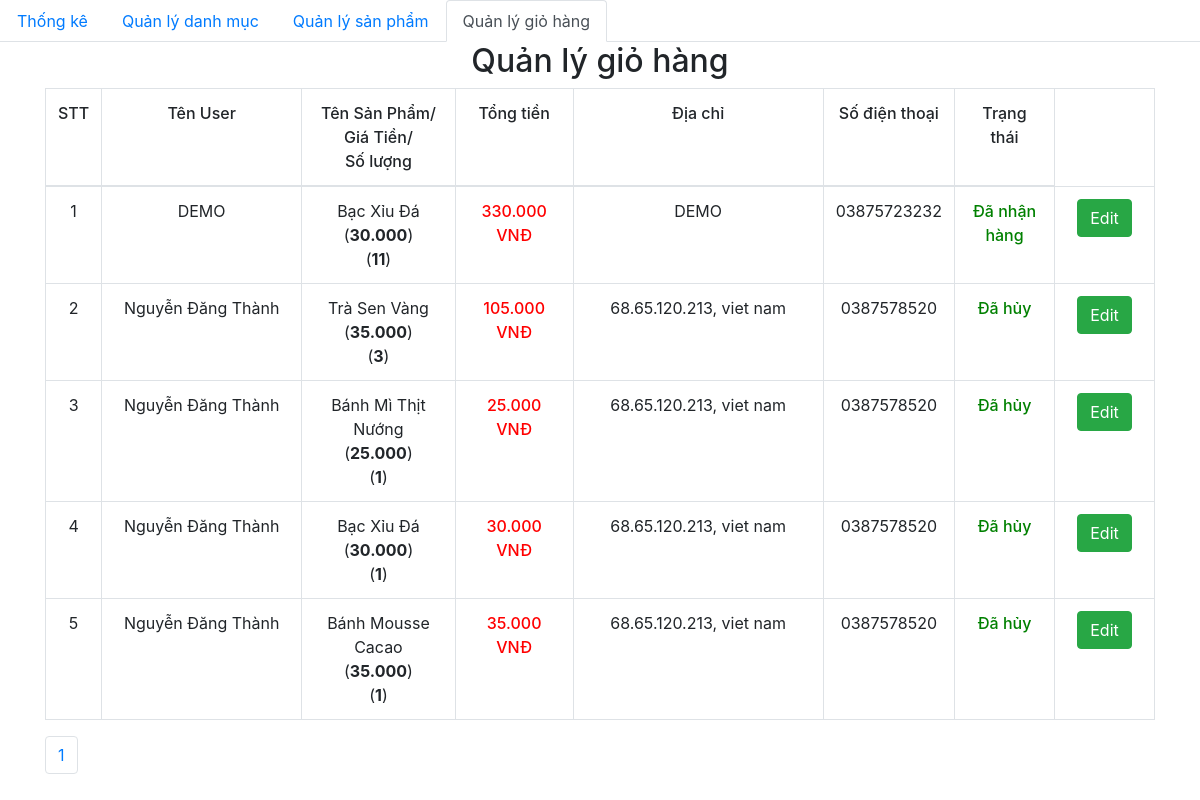
Screenshot of /admin/dashboard.php with the database file from the repository.
### tables this page shows
CREATE TABLE `order_details` (
  `id` int(11) NOT NULL,
  `order_id` int(11) NOT NULL,
  `product_id` int(11) NOT NULL,
  `id_user` int(11) NOT NULL,
  `num` int(11) NOT NULL,
  `price` float NOT NULL,
  `status` varchar(255) NOT NULL
);

CREATE TABLE `orders` (
  `id` int(11) NOT NULL,
  `fullname` varchar(100) NOT NULL,
  `phone_number` varchar(20) NOT NULL,
  `email` varchar(150) NOT NULL,
  `address` varchar(200) NOT NULL,
  `note` varchar(255) DEFAULT NULL,
  `order_date` datetime DEFAULT NULL
);

CREATE TABLE `product` (
  `id` int(11) NOT NULL,
  `title` varchar(200) NOT NULL,
  `price` float NOT NULL,
  `number` float NOT NULL,
  `thumbnail` varchar(500) NOT NULL,
  `content` longtext NOT NULL,
  `id_category` int(11) NOT NULL,
  `created_at` datetime DEFAULT NULL,
  `updated_at` datetime DEFAULT NULL
);

### admin/database/dbhelper.php (called while the page is built, shortened)
<?php
function executeResult($sql)
{
	$con = mysqli_connect(HOST, USERNAME, PASSWORD, DATABASE);
	$result = mysqli_query($con, $sql);
	$data   = [];
	while ($row = mysqli_fetch_array($result, 1)) {
		$data[] = $row;
	}
	return $data;
}

### admin/dashboard.php (the view, shortened to what this page needs)
<?php require_once('database/dbhelper.php'); ?>
<!DOCTYPE html>
<html>
<head>
    <link rel="stylesheet" href="https://maxcdn.bootstrapcdn.com/bootstrap/4.4.1/css/bootstrap.min.css">
    <link href="https://cdn.jsdelivr.net/npm/summernote@0.8.18/dist/summernote.min.css" rel="stylesheet">
</head>
<body>
    <ul class="nav nav-tabs">
        <li class="nav-item">
            <a class="nav-link" href="category/index.php">Thống kê</a>
        </li>
        <li class="nav-item">
            <a class="nav-link" href="category/index.php">Quản lý danh mục</a>
        </li>
        <li class="nav-item">
            <a class="nav-link" href="product/">Quản lý sản phẩm</a>
        </li>
        <li class="nav-item ">
            <a class="nav-link active" href="dashboard.php">Quản lý giỏ hàng</a>
        </li>
    </ul>
    <div class="container">
        <div class="panel panel-primary">
            <div class="panel-heading">
                <h2 class="text-center">Quản lý giỏ hàng</h2>
            </div>
            <div class="panel-body">
                <form action="" method="POST">
                    <table class="table table-bordered table-hover">
                        <thead>
                            <tr style="font-weight: 500;text-align: center;">
                                <td width="50px">STT</td>
                                <td width="200px">Tên User</td>
                                <td>Tên Sản Phẩm/<br>Giá Tiền/<br>Số lượng</td>
                                <td>Tổng tiền</td>
                                <td width="250px">Địa chỉ</td>
                                <td>Số điện thoại</td>
                                <td>Trạng thái</td>
                            </tr>
                        </thead>
                        <tbody>
                            <?php
                            try {
                                if (isset($_GET['page'])) {
                                    $page = $_GET['page'];
                                } else {
                                    $page = 1;
                                }
                                $limit = 10;
                                $start = ($page - 1) * $limit;
                                $sql = "SELECT * from orders, order_details, product
                                where order_details.order_id=orders.id and product.id=order_details.product_id ORDER BY order_date DESC limit $start,$limit ";
                                $order_details_List = executeResult($sql);
                                $count = 0;
                                foreach ($order_details_List as $item) {
                                    echo '
                                        <tr style="text-align: center;">
                                            <td width="50px">' . (++$count) . '</td>
                                            <td style="text-align:center">' . $item['fullname'] . '</td>
                                            <td>' . $item['title'].'<br>(<strong>' . number_format($item['price'] , 0, ',', '.') . '</strong>)'. '<br>(<strong>' . $item['num'] . '</strong>)</td>
                                            <td class="b-500 red">' . number_format($item['price']*$item['num'] , 0, ',', '.') . '<span> VNĐ</span></td>
                                            <td width="100px">' . $item['address'] . '</td>
                                            <td width="100px">' . $item['phone_number'] . '</td>
                                            <td width="100px" class="green b-500">' . $item['status'] . '</td>
                                            <td width="100px">
                                                <a href="edit.php?order_id=' . $item['order_id'] . '" class="btn btn-success">Edit</a>
                                            </td>
                                        </tr>
                                    ';
                                }
                            } catch (Exception $e) {
                                die("Lỗi thực thi sql: " . $e->getMessage());
                            }
                            ?>
                        </tbody>
                    </table>
                </form>
            </div>
            <ul class="pagination">
                <?php
                $sql = "SELECT * from orders, order_details, product
                where order_details.order_id=orders.id and product.id=order_details.product_id";
                $conn = mysqli_connect(HOST, USERNAME, PASSWORD, DATABASE);
                $result = mysqli_query($conn, $sql);
                $current_page = 0;
                if (mysqli_num_rows($result)) {
                    $numrow = mysqli_num_rows($result);
                    $current_page = ceil($numrow / 10);
                }
                for ($i = 1; $i <= $current_page; $i++) {
                    if ($i == $current_page) {
                        echo '
            <li class="page-item"><a class="page-link" href="?page=' . $i . '">' . $i . '</a></li>';
                    } else {
                        echo '
            <li class="page-item"><a class="page-link" href="?page=' . $i . '">' . $i . '</a></li>
                    ';
                    }
                }
                ?>
            </ul>
        </div>
    </div>
</body>
</html>

### admin/dashboard.php (style rules this page uses)
.b-500 { font-weight: 500; }
.red { color: red; }
.green { color: green; }

### rows the page displays
order_details: order.fullname "DEMO", product.title "Bạc Xỉu Đá", product.price "30.000", num "11", $item['price']*$item['num'] "330.000", order.address "DEMO", order.phone_number "03875723232", status "Đã nhận hàng"
order_details: order.fullname "Nguyễn Đăng Thành", product.title "Trà Sen Vàng", product.price "35.000", num "3", $item['price']*$item['num'] "105.000", order.address "68.65.120.213, viet nam", order.phone_number "0387578520", status "Đã hủy"
order_details: order.fullname "Nguyễn Đăng Thành", product.title "Bánh Mì Thịt Nướng", product.price "25.000", num "1", $item['price']*$item['num'] "25.000", order.address "68.65.120.213, viet nam", order.phone_number "0387578520", status "Đã hủy"
order_details: order.fullname "Nguyễn Đăng Thành", product.title "Bạc Xỉu Đá", product.price "30.000", num "1", $item['price']*$item['num'] "30.000", order.address "68.65.120.213, viet nam", order.phone_number "0387578520", status "Đã hủy"
order_details: order.fullname "Nguyễn Đăng Thành", product.title "Bánh Mousse Cacao", product.price "35.000", num "1", $item['price']*$item['num'] "35.000", order.address "68.65.120.213, viet nam", order.phone_number "0387578520", status "Đã hủy"
